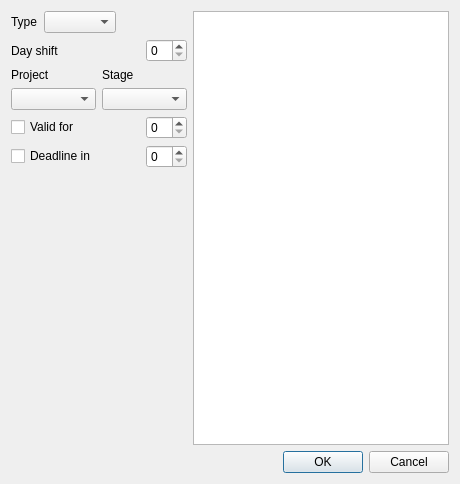
<?xml version="1.0" encoding="UTF-8"?>
<ui version="4.0">
 <class>Dialog</class>
 <widget class="QDialog" name="Dialog">
  <property name="geometry">
   <rect>
    <x>0</x>
    <y>0</y>
    <width>460</width>
    <height>484</height>
   </rect>
  </property>
  <property name="windowTitle">
   <string>Generator</string>
  </property>
  <layout class="QGridLayout" name="gridLayout">
   <item row="0" column="0">
    <layout class="QVBoxLayout" name="verticalLayout_3">
     <item>
      <layout class="QHBoxLayout" name="horizontalLayout">
       <item>
        <widget class="QLabel" name="label">
         <property name="text">
          <string>Type</string>
         </property>
        </widget>
       </item>
       <item>
        <widget class="QComboBox" name="genType"/>
       </item>
       <item>
        <spacer name="horizontalSpacer_2">
         <property name="orientation">
          <enum>Qt::Horizontal</enum>
         </property>
         <property name="sizeHint" stdset="0">
          <size>
           <width>40</width>
           <height>20</height>
          </size>
         </property>
        </spacer>
       </item>
      </layout>
     </item>
     <item>
      <layout class="QHBoxLayout" name="horizontalLayout_2">
       <item>
        <widget class="QLabel" name="label_2">
         <property name="text">
          <string>Day shift</string>
         </property>
        </widget>
       </item>
       <item>
        <spacer name="horizontalSpacer">
         <property name="orientation">
          <enum>Qt::Horizontal</enum>
         </property>
         <property name="sizeHint" stdset="0">
          <size>
           <width>40</width>
           <height>20</height>
          </size>
         </property>
        </spacer>
       </item>
       <item>
        <widget class="QSpinBox" name="dayShift"/>
       </item>
      </layout>
     </item>
     <item>
      <layout class="QHBoxLayout" name="horizontalLayout_3">
       <item>
        <layout class="QVBoxLayout" name="verticalLayout_2">
         <item>
          <widget class="QLabel" name="label_4">
           <property name="text">
            <string>Project</string>
           </property>
          </widget>
         </item>
         <item>
          <widget class="QComboBox" name="projects"/>
         </item>
        </layout>
       </item>
       <item>
        <layout class="QVBoxLayout" name="verticalLayout">
         <item>
          <widget class="QLabel" name="label_3">
           <property name="text">
            <string>Stage</string>
           </property>
          </widget>
         </item>
         <item>
          <widget class="QComboBox" name="stages"/>
         </item>
        </layout>
       </item>
      </layout>
     </item>
     <item>
      <layout class="QHBoxLayout" name="horizontalLayout_4">
       <item>
        <widget class="QCheckBox" name="validBox">
         <property name="text">
          <string>Valid for</string>
         </property>
        </widget>
       </item>
       <item>
        <spacer name="horizontalSpacer_3">
         <property name="orientation">
          <enum>Qt::Horizontal</enum>
         </property>
         <property name="sizeHint" stdset="0">
          <size>
           <width>40</width>
           <height>20</height>
          </size>
         </property>
        </spacer>
       </item>
       <item>
        <widget class="QSpinBox" name="valid"/>
       </item>
      </layout>
     </item>
     <item>
      <layout class="QHBoxLayout" name="horizontalLayout_5">
       <item>
        <widget class="QCheckBox" name="deadlineBox">
         <property name="text">
          <string>Deadline in</string>
         </property>
        </widget>
       </item>
       <item>
        <spacer name="horizontalSpacer_4">
         <property name="orientation">
          <enum>Qt::Horizontal</enum>
         </property>
         <property name="sizeHint" stdset="0">
          <size>
           <width>40</width>
           <height>20</height>
          </size>
         </property>
        </spacer>
       </item>
       <item>
        <widget class="QSpinBox" name="deadline"/>
       </item>
      </layout>
     </item>
     <item>
      <spacer name="verticalSpacer">
       <property name="orientation">
        <enum>Qt::Vertical</enum>
       </property>
       <property name="sizeHint" stdset="0">
        <size>
         <width>20</width>
         <height>40</height>
        </size>
       </property>
      </spacer>
     </item>
    </layout>
   </item>
   <item row="0" column="1">
    <widget class="QTextEdit" name="text"/>
   </item>
   <item row="1" column="0" colspan="2">
    <widget class="QDialogButtonBox" name="buttonBox">
     <property name="orientation">
      <enum>Qt::Horizontal</enum>
     </property>
     <property name="standardButtons">
      <set>QDialogButtonBox::Cancel|QDialogButtonBox::Ok</set>
     </property>
    </widget>
   </item>
  </layout>
 </widget>
 <resources/>
 <connections>
  <connection>
   <sender>buttonBox</sender>
   <signal>accepted()</signal>
   <receiver>Dialog</receiver>
   <slot>accept()</slot>
   <hints>
    <hint type="sourcelabel">
     <x>248</x>
     <y>254</y>
    </hint>
    <hint type="destinationlabel">
     <x>157</x>
     <y>274</y>
    </hint>
   </hints>
  </connection>
  <connection>
   <sender>buttonBox</sender>
   <signal>rejected()</signal>
   <receiver>Dialog</receiver>
   <slot>reject()</slot>
   <hints>
    <hint type="sourcelabel">
     <x>316</x>
     <y>260</y>
    </hint>
    <hint type="destinationlabel">
     <x>286</x>
     <y>274</y>
    </hint>
   </hints>
  </connection>
 </connections>
</ui>
